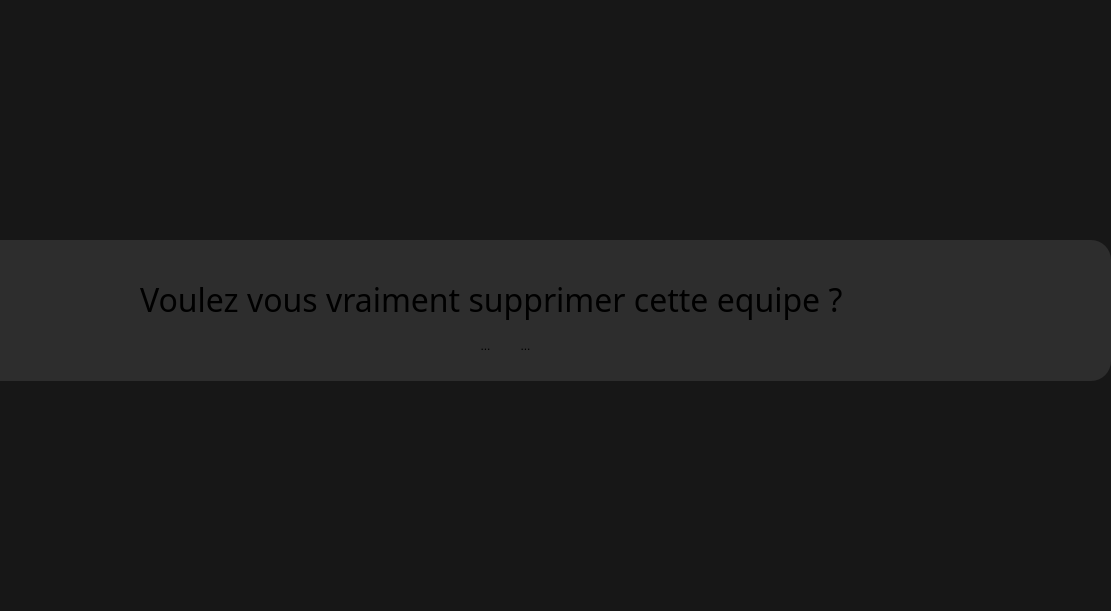
   <widget class="QWidget" name="SupprimerEquip" native="true">
    <property name="geometry">
     <rect>
      <x>0</x>
      <y>700</y>
      <width>1111</width>
      <height>611</height>
     </rect>
    </property>
    <property name="styleSheet">
     <string notr="true">background-color:rgba(0,0,0,0.7)</string>
    </property>
    <widget class="QWidget" name="SuppEquip" native="true">
     <property name="geometry">
      <rect>
       <x>-20</x>
       <y>240</y>
       <width>1131</width>
       <height>141</height>
      </rect>
     </property>
     <property name="styleSheet">
      <string notr="true">background-color : #2d2d2d;
border-radius:20px
</string>
     </property>
     <widget class="QLabel" name="label_192">
      <property name="geometry">
       <rect>
        <x>160</x>
        <y>34</y>
        <width>791</width>
        <height>51</height>
       </rect>
      </property>
      <property name="font">
       <font>
        <family>Calibri Light</family>
        <pointsize>24</pointsize>
       </font>
      </property>
      <property name="text">
       <string>Voulez vous vraiment supprimer cette equipe ?</string>
      </property>
     </widget>
     <widget class="QLabel" name="label_193">
      <property name="geometry">
       <rect>
        <x>110</x>
        <y>40</y>
        <width>41</width>
        <height>41</height>
       </rect>
      </property>
      <property name="text">
       <string/>
      </property>
      <property name="pixmap">
       <pixmap>supp.png</pixmap>
      </property>
      <property name="scaledContents">
       <bool>true</bool>
      </property>
     </widget>
     <widget class="QToolButton" name="btnSuppAnnuleEquip">
      <property name="geometry">
       <rect>
        <x>530</x>
        <y>100</y>
        <width>31</width>
        <height>31</height>
       </rect>
      </property>
      <property name="cursor">
       <cursorShape>PointingHandCursor</cursorShape>
      </property>
      <property name="text">
       <string>...</string>
      </property>
      <property name="icon">
       <iconset>
        <normaloff>../../Downloads/closecircularbutton_79562 (1).png</normaloff>../../Downloads/closecircularbutton_79562 (1).png</iconset>
      </property>
      <property name="iconSize">
       <size>
        <width>30</width>
        <height>30</height>
       </size>
      </property>
     </widget>
     <widget class="QToolButton" name="btnEnregEquipe_3">
      <property name="geometry">
       <rect>
        <x>490</x>
        <y>90</y>
        <width>31</width>
        <height>31</height>
       </rect>
      </property>
      <property name="cursor">
       <cursorShape>PointingHandCursor</cursorShape>
      </property>
      <property name="text">
       <string>...</string>
      </property>
      <property name="icon">
       <iconset>
        <normaloff>a.png</normaloff>a.png</iconset>
      </property>
      <property name="iconSize">
       <size>
        <width>30</width>
        <height>30</height>
       </size>
      </property>
     </widget>
     <widget class="QToolButton" name="btnAnnuleEquip_3">
      <property name="geometry">
       <rect>
        <x>530</x>
        <y>90</y>
        <width>31</width>
        <height>31</height>
       </rect>
      </property>
      <property name="cursor">
       <cursorShape>PointingHandCursor</cursorShape>
      </property>
      <property name="text">
       <string>...</string>
      </property>
      <property name="icon">
       <iconset>
        <normaloff>close.png</normaloff>close.png</iconset>
      </property>
      <property name="iconSize">
       <size>
        <width>30</width>
        <height>30</height>
       </size>
      </property>
     </widget>
    </widget>
   </widget>
